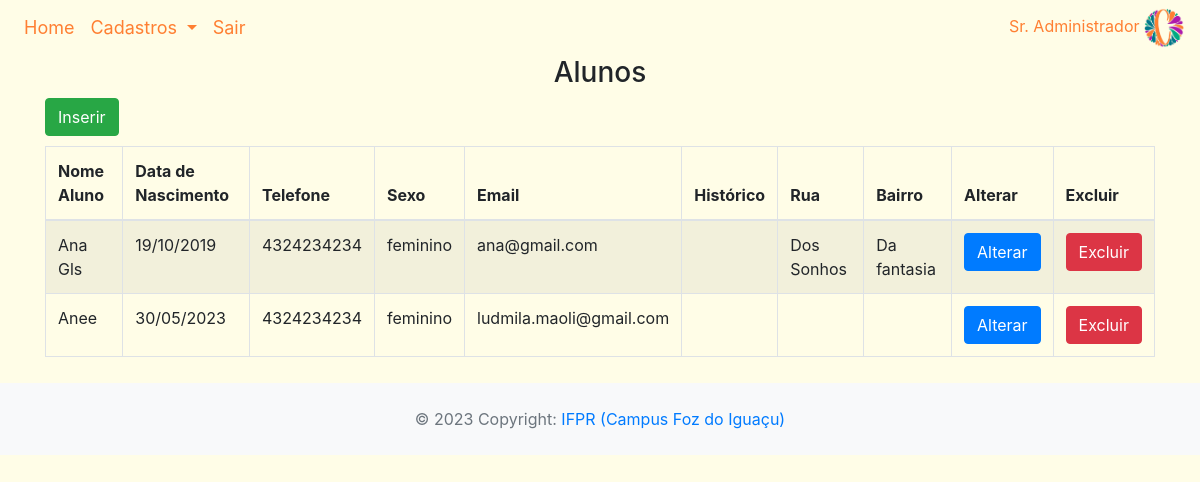
/crud_connectxpert/app/controller/AlunoController.php?action=list (signed in), run on an earlier commit of the app's database.
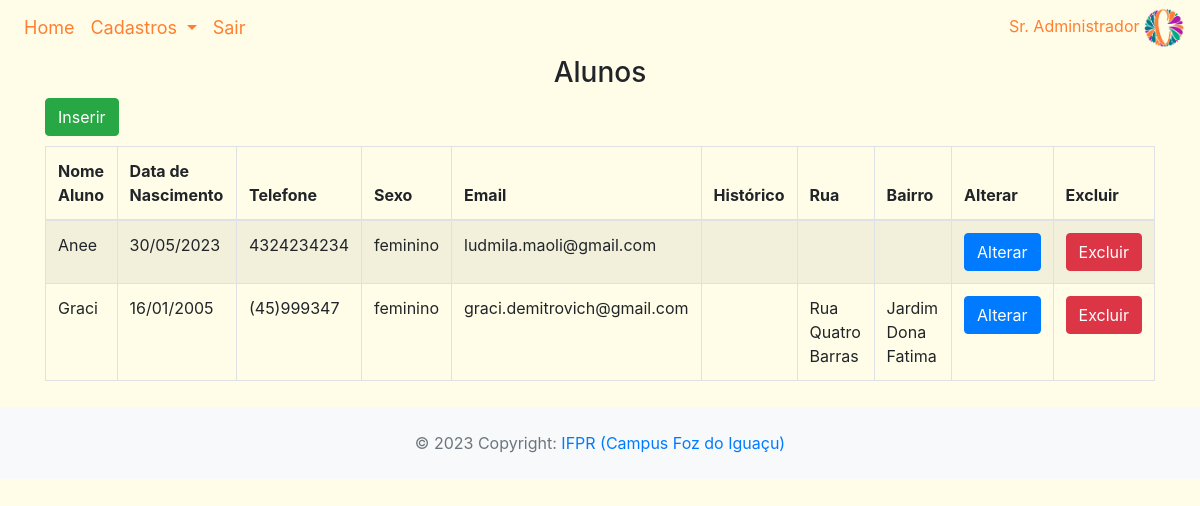
And on a later commit of the database.
### tables this page shows
CREATE TABLE `aluno` (
  `id_aluno` int(11) NOT NULL,
  `nome_aluno` varchar(100) DEFAULT NULL,
  `nascimento_aluno` date DEFAULT NULL,
  `telefone` char(10) DEFAULT NULL,
  `nome_responsavel` varchar(60) DEFAULT NULL,
  `sexo_aluno` enum('feminino','masculino','outros') DEFAULT NULL,
  `login_aluno` varchar(15) DEFAULT NULL,
  `senha_aluno` varchar(15) DEFAULT NULL,
  `historico` varchar(230) DEFAULT NULL,
  `cpf_aluno` int(11) DEFAULT NULL,
  `rg_aluno` int(11) DEFAULT NULL,
  `email_aluno` varchar(100) DEFAULT NULL,
  `end_rua` varchar(95) NOT NULL,
  `end_bairro` varchar(95) DEFAULT NULL,
  `end_cidade` varchar(95) NOT NULL,
  `end_estado` varchar(95) NOT NULL,
  `end_numero` int(11) NOT NULL,
  `end_complemento` varchar(100) DEFAULT NULL,
  `id_ie` int(11) DEFAULT NULL
);

### crud_connectxpert/app/controller/AlunoController.php (called while the page is built, shortened)
<?php
require_once(__DIR__ . "/Controller.php");
require_once(__DIR__ . "/../dao/AlunoDAO.php");
require_once(__DIR__ . "/../model/Aluno.php");
class AlunoController extends Controller {
    private AlunoDAO $alunoDao;
    public function __construct() {
        $this->alunoDao = new AlunoDAO();
        $this->handleAction();
    }
    protected function list(string $msgErro = "", string $msgSucesso = "") {
        $alunos = $this->alunoDao->list();
        $dados["lista"] = $alunos;
        $this->loadView("aluno/listAluno.php", $dados,  $msgErro, $msgSucesso);
    }
}
$alnCont = new AlunoController();

### crud_connectxpert/app/model/Aluno.php (called while the page is built, shortened)
<?php
class Aluno {
    private $idAluno;
    private $nomeAluno;
    private $nascimentoAluno;
    private $telefone;
    private $sexoAluno;
    private $emailAluno;
    private $end_rua;
    private $end_bairro;
    public function getIdAluno()
    {
        return $this->idAluno;
    }
    public function setIdAluno($idAluno): self
    {
        $this->idAluno = $idAluno;
        return $this;
    }
    public function getNomeAluno()
    {
        return $this->nomeAluno;
    }
    public function setNomeAluno($nomeAluno): self
    {
        $this->nomeAluno = $nomeAluno;
        return $this;
    }
    public function getNascimentoAlunoFormatada()
    {
        if($this->nascimentoAluno) {
            $data = date_create($this->nascimentoAluno);
            return date_format($data,"d/m/Y");
        }
        return '';
    }
    public function setNascimentoAluno($nascimentoAluno): self
    {
        $this->nascimentoAluno = $nascimentoAluno;
        return $this;
    }
    public function getTelefone()
    {
        return $this->telefone;
    }
    public function setTelefone($telefone): self
    {
        $this->telefone = $telefone;
        return $this;
    }
    public function getSexoAluno()
    {
        return $this->sexoAluno;
    }
    public function setSexoAluno($sexoAluno): self
    {
        $this->sexoAluno = $sexoAluno;
        return $this;
    }
    public function getEmailAluno()
    {
        return $this->emailAluno;
    }
    public function setEmailAluno($emailAluno)
    {
        $this->emailAluno = $emailAluno;
        return $this;
    }
    public function getEndRua()
    {
        return $this->end_rua;
    }
    public function setEndRua($end_rua)
    {
        $this->end_rua = $end_rua;
        return $this;
    }
    public function getEndBairro()
    {
        return $this->end_bairro;
    }
    public function setEndBairro($end_bairro)
    {
        $this->end_bairro = $end_bairro;
        return $this;
    }
}

### crud_connectxpert/app/dao/AlunoDAO.php (called while the page is built, shortened)
<?php
include_once(__DIR__ . "/../model/Aluno.php");
class AlunoDAO {
    public function list() {
        $conn = Connection::getConn();
        $sql = "SELECT * FROM aluno  AS a ORDER BY nome_aluno";
        $stm = $conn->prepare($sql);
        $stm->execute();
        $result = $stm->fetchAll();
        return $this->mapAlunos($result);
    }
    private function mapAlunos($result) {
        $alunos = array();
        foreach ($result as $reg) {
            $aluno = new Aluno();
            $aluno->setIdAluno($reg['id_aluno']);
            $aluno->setNomeAluno($reg['nome_aluno']);
            $aluno->setNascimentoAluno($reg['nascimento_aluno']);
            $aluno->setTelefone($reg['telefone']);
            $aluno->setNomeResponsavel($reg['nome_responsavel']);
            $aluno->setSexoAluno($reg['sexo_aluno']);
            $aluno->setCpfAluno($reg['cpf_aluno']);
            $aluno->setRgAluno($reg['rg_aluno']);
            $aluno->setEmailAluno($reg['email_aluno']);
            $aluno->setLoginAluno($reg['login_aluno']);
            $aluno->setSenhaAluno($reg['senha_aluno']);
            $aluno->setHistorico($reg['historico']);
            $aluno->setEndRua($reg['end_rua']);
            $aluno->setEndBairro($reg['end_bairro']);
            $aluno->setEndCidade($reg['end_cidade']);
            $aluno->setEndEstado($reg['end_estado']);
            $aluno->setEndNumero($reg['end_numero']);
            $aluno->setEndComplemento($reg['end_complemento']);
            array_push($alunos, $aluno);
        }
        return $alunos;
    }
}

### crud_connectxpert/app/view/aluno/listAluno.php (the view, shortened to what this page needs)
<?php
require_once(__DIR__ . "/../include/header.php");
require_once(__DIR__ . "/../include/menu.php");
?>
<h3 class="text-center">Alunos</h3>
<div class="container">
    <div class="row">
        <div class="col-3">
            <a class="btn btn-success"
                href="<?= BASEURL ?>/controller/AlunoController.php?action=create">
                Inserir</a>
        </div>
        <div class="col-9">
        </div>
    </div>
    <div class="row" style="margin-top: 10px;">
        <div class="col-12">
            <table id="tabAlunos" class='table table-striped table-bordered'>
                <thead>
                    <tr>
                        <th>Nome Aluno</th>
                        <th>Data de Nascimento</th>
                        <th>Telefone</th>
                        <th>Sexo </th>
                        <th>Email </th>
                        <th>Histórico</th>
                        <th>Rua </th>
                        <th>Bairro </th>
                        <th>Alterar</th>
                        <th>Excluir</th>
                    </tr>
                </thead>
                <tbody>
                    <?php foreach($dados['lista'] as $aln): ?>
                        <tr>
                            <td><?= $aln->getNomeAluno(); ?></td>
                            <td><?= $aln->getNascimentoAlunoFormatada(); ?></td>
                            <td><?= $aln->getTelefone(); ?></td>
                            <td><?= $aln->getSexoAluno(); ?></td>
                            <td><?= $aln->getEmailAluno(); ?></td>
                            <td><?= $aln->getHistorico(); ?></td>
                            <td><?= $aln->getEndRua(); ?></td>
                            <td><?= $aln->getEndBairro(); ?></td>
                            <td><a class="btn btn-primary"
                                href="<?= BASEURL ?>/controller/AlunoController.php?action=edit&id=<?= $aln->getIdAluno() ?>">
                                Alterar</a>
                            </td>
                            <td><a class="btn btn-danger"
                                onclick="return confirm('Confirma a exclusão do aluno?');"
                                href="<?= BASEURL ?>/controller/AlunoController.php?action=delete&id=<?= $aln->getIdAluno() ?>">
                                Excluir</a>
                            </td>
                        </tr>
                    <?php endforeach; ?>
                </tbody>
            </table>
        </div>
    </div>
</div>
<?php
require_once(__DIR__ . "/../include/footer.php");
?>

### crud_connectxpert/app/controller/Controller.php (shortened to what this page needs)
<?php
class Controller {
    protected function handleAction() {
        $action = NULL;
        if(isset($_GET['action']))
            $action = $_GET['action'];
        $this->callAction($action);
    }
    protected function callAction($methodName) {
        $methodNoAction = "noAction";
        if($methodName && method_exists($this, $methodName))
            $this->$methodName();
        elseif(method_exists($this, $methodNoAction))
            $this->$methodNoAction();
        else {
            throw new BadFunctionCallException("Ação não implementada");
        }
    }
    protected function loadView(string $path, array $dados, string $msgErro = "", string $msgSucesso = "") {
        $caminho = __DIR__ . "/../view/" . $path;
        if(file_exists($caminho)) {
            require $caminho;
        } else {
            echo "Erro ao carrega a view solicitada<br>";
            echo "Caminho: " . $caminho;
        }
    }
}

### crud_connectxpert/app/view/include/header.php (shortened to what this page needs)
<!DOCTYPE html>
<html lang="pt">
<head>
    <link rel="stylesheet" href="https://stackpath.bootstrapcdn.com/bootstrap/4.1.3/css/bootstrap.min.css">
</head>
<body>

### crud_connectxpert/app/view/include/menu.php (shortened to what this page needs)
<?php
echo '<link rel="stylesheet" href="' . BASEURL . '/view/include/menustyle.css">';
$nome = "(Sessão expirada)";
if(isset($_SESSION[SESSAO_USUARIO_NOME]))
    $nome = $_SESSION[SESSAO_USUARIO_NOME];
?>
<nav class="navbar navbar-expand-lg navbar-light"  style="background-color: #fffde7;">
    <div class="collapse navbar-collapse" id="conteudoNavbarSuportado">
        <ul class="navbar-nav mr-auto">
            <li class="nav-item active">
                <a class="nav-link" href="<?= HOME_PAGE ?>"
                style="color: #ff7f32;font-style: normal; font-size: 18px; font-weight: regular;">Home</a>
            </li>
            <li class="nav-item dropdown show">
                <a class="nav-link dropdown-toggle" href="#" id="navbarDropdown"
                role="button" data-toggle="dropdown" aria-haspopup="true"
                aria-expanded="false" style="color:#ff7f32; font-style: normal; font-size: 18px; font-weight: regular;"> Cadastros </a>
            </li>
            <li class="nav-item active">
                <a class="nav-link" href="<?= LOGOUT_PAGE ?>"
                style="color: #ff7f32;font-style: normal; font-size: 18px; font-weight: regular;">Sair</a>
            </li>
        </ul>
        <ul class="navbar-nav mr-left">
            <li class="nav-item active"><?= $nome?>
            <img class="foto" style="  width: 40px; height: 40px; "
            src="<?= BASEURL . "/view/img/logocx.png" ?>" /></li>
        </div>
</nav>

### crud_connectxpert/app/view/include/footer.php (shortened to what this page needs)
<footer class="text-center text-lg-start bg-light text-muted" style="margin-top: 10px;">
    <div class="text-center p-4">
        © 2023 Copyright:
        <a class="text-reset fw-bold" href="https://foz.ifpr.edu.br" target="blank">IFPR (Campus Foz do Iguaçu)</a>
    </div>
</footer>
</body>
</html>

### crud_connectxpert/app/view/include/menustyle.css (style rules this page uses)
body { background-color: #fffde7; }
.navbar-nav, .mr-left { color: rgba(255, 127, 50, 1); font-style: normal; font-size: 16px; font-weight: regular; line-height: 1.2; letter-spacing: 0px; text-decoration: none; text-transform: none; }

What changed in the data, as far as the page shows it:
removed aluno: nome_aluno "Ana Gls", nascimento_aluno "19/10/2019", telefone "4324234234", sexo_aluno "feminino", email_aluno "ana@gmail.com", end_rua "Dos Sonhos", end_bairro "Da fantasia"
added aluno: nome_aluno "Graci", nascimento_aluno "16/01/2005", telefone "(45)999347", sexo_aluno "feminino", email_aluno "graci.demitrovich@gmail.com", end_rua "Rua Quatro Barras", end_bairro "Jardim Dona Fatima"
